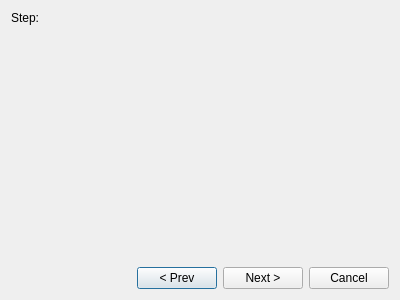
<?xml version="1.0" encoding="UTF-8"?>
<ui version="4.0">
 <class>Dialog</class>
 <widget class="QDialog" name="Dialog">
  <property name="geometry">
   <rect>
    <x>0</x>
    <y>0</y>
    <width>400</width>
    <height>300</height>
   </rect>
  </property>
  <property name="windowTitle">
   <string>Dialog</string>
  </property>
  <layout class="QVBoxLayout" name="verticalLayout_2">
   <item>
    <widget class="QLabel" name="descriptionLabel">
     <property name="text">
      <string>Step:</string>
     </property>
    </widget>
   </item>
   <item>
    <widget class="QStackedWidget" name="wizardStackedWidget">
     <property name="currentIndex">
      <number>1</number>
     </property>
     <widget class="QWidget" name="typeSelectPage">
      <layout class="QVBoxLayout" name="verticalLayout">
       <item>
        <widget class="QComboBox" name="typeComboBox"/>
       </item>
       <item>
        <spacer name="verticalSpacer">
         <property name="orientation">
          <enum>Qt::Vertical</enum>
         </property>
         <property name="sizeHint" stdset="0">
          <size>
           <width>20</width>
           <height>185</height>
          </size>
         </property>
        </spacer>
       </item>
      </layout>
     </widget>
     <widget class="QWidget" name="editPage">
      <layout class="QVBoxLayout" name="verticalLayout_3">
       <item>
        <widget class="QStackedWidget" name="editorStackWidget">
         <widget class="TextEditor" name="textEditor"/>
         <widget class="LinkEditor" name="linkEditor"/>
        </widget>
       </item>
      </layout>
     </widget>
    </widget>
   </item>
   <item>
    <layout class="QHBoxLayout" name="horizontalLayout">
     <item>
      <spacer name="horizontalSpacer">
       <property name="orientation">
        <enum>Qt::Horizontal</enum>
       </property>
       <property name="sizeHint" stdset="0">
        <size>
         <width>40</width>
         <height>20</height>
        </size>
       </property>
      </spacer>
     </item>
     <item>
      <widget class="QPushButton" name="prevPushButton">
       <property name="text">
        <string>&lt; Prev</string>
       </property>
      </widget>
     </item>
     <item>
      <widget class="QPushButton" name="nextPushButton">
       <property name="text">
        <string>Next &gt;</string>
       </property>
      </widget>
     </item>
     <item>
      <widget class="QPushButton" name="cancelPushButton">
       <property name="text">
        <string>Cancel</string>
       </property>
      </widget>
     </item>
    </layout>
   </item>
  </layout>
 </widget>
 <customwidgets>
  <customwidget>
   <class>TextEditor</class>
   <extends>QWidget</extends>
   <header>texteditor.h</header>
   <container>1</container>
  </customwidget>
  <customwidget>
   <class>LinkEditor</class>
   <extends>QWidget</extends>
   <header>linkeditor.h</header>
   <container>1</container>
  </customwidget>
 </customwidgets>
 <resources/>
 <connections/>
</ui>
